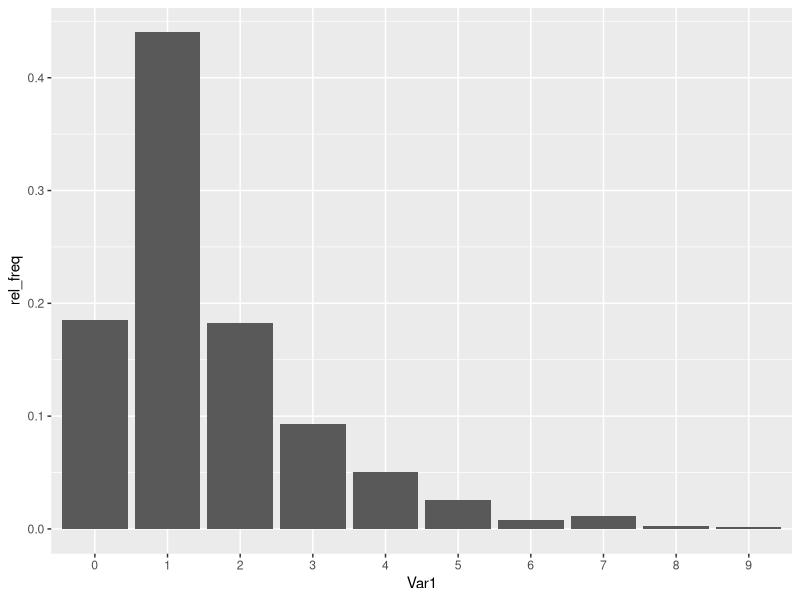
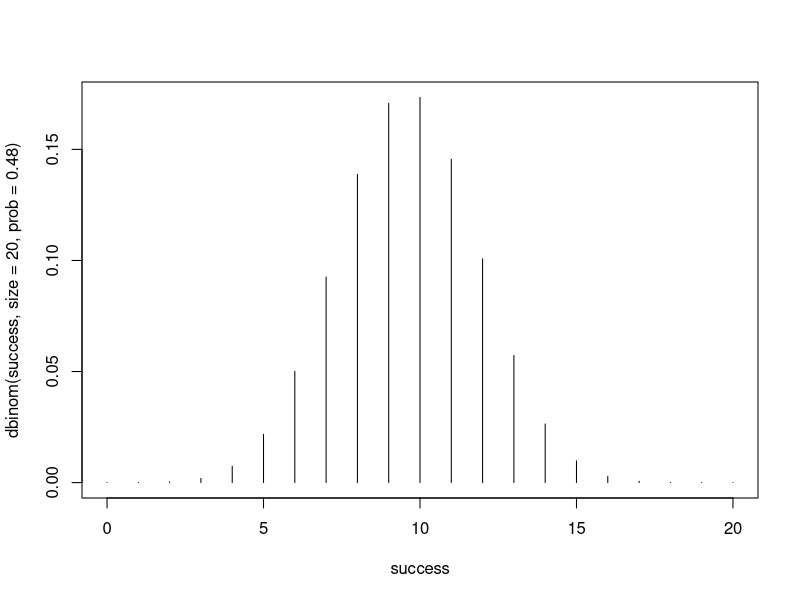
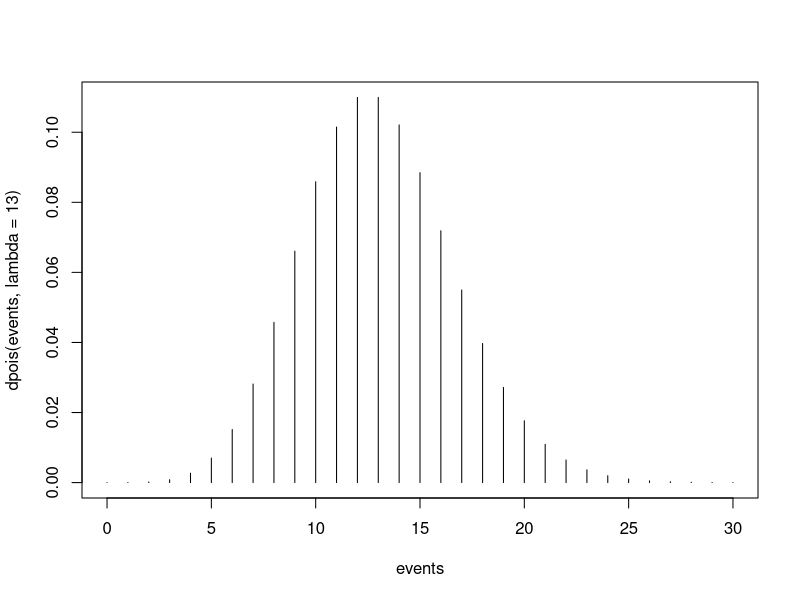
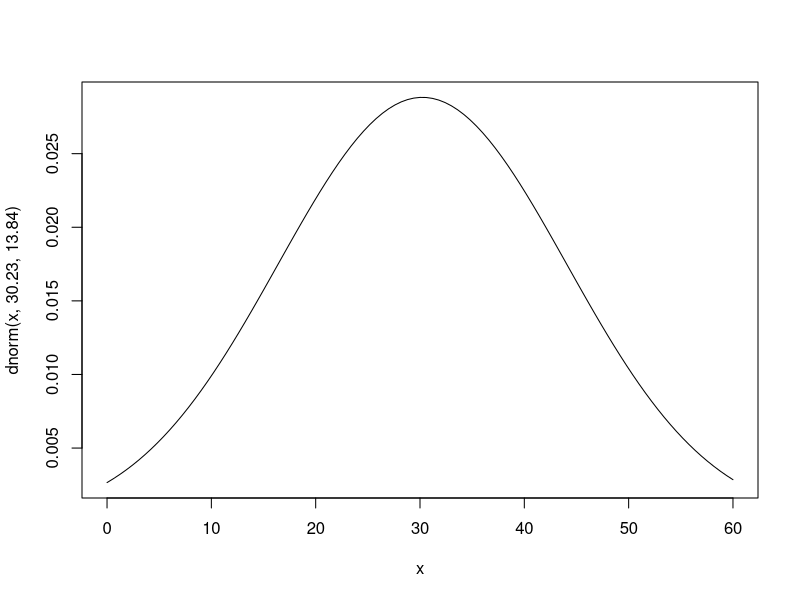

The R source for these figures, in order:
## ---- chunk 1
knitr::opts_chunk$set(echo = TRUE)
## ---- chunk 2
# load packages
library(tidyverse)
library(ggplot2)
library(stats)
## ---- chunk 3
# set working directory
setwd("/Volumes/GoogleDrive/My Drive/1_CSUS/2024-2025/Spring 2025/PUBH 207B/Website/PUBH-207B-S25")
## ---- chunk 4
# bring in dataset
data <- read.csv("substances.csv") %>% select(-X)
## ---- chunk 5
# construct frequency table and save it as a new dataframe
subs <- as.data.frame(table(data$substances))
## ---- chunk 6
# create a new variable for the relative frequency (i.e., the proportion of subjects with each number of substances used)
subs <- subs %>% mutate(rel_freq = Freq/(sum(Freq)))
print(subs) # print will make the table appear in your knitted file; otherwise it won't show up there
## ---- chunk 7
# create bar chart of relative frequencies (for each number of substances used)
ggplot(subs, aes(x=Var1, y=rel_freq)) + 
  geom_bar(stat = "identity")
## ---- chunk 8
# Note: sometimes weird things happen when we convert a factor variable to a numeric variable right away. In this case, we need to first convert the factor variable to a character variable, then convert it to numeric...
subs$Var1 <- as.character(subs$Var1) 
subs$Var1 <- as.numeric(subs$Var1)
## ---- chunk 9
# We can actually find this answer just by looking at our discrete probability distribution; however, if you want to use a code, the following will work:
sum(subs[which(subs$Var1 == 5), 3])
## ---- chunk 10
# sums the values in column 3 (rel_freq) on condition that Var1 is equal to 2, 1, or 0.
sum(subs[which(subs$Var1 < 3), 3])

# an alternative method using 'filter'
subs %>% filter(Var1 < 3) %>% dplyr::summarise(sum(rel_freq))

# and another method, using R as a simple calculator
0.185328185 + 0.440154440 + 0.182754183 # sum of relative frequencies for X < 3
## ---- chunk 11
subs %>% filter(Var1 > 6) %>% dplyr::summarise(sum(rel_freq))
## ---- chunk 12
subs %>% filter(Var1 >= 2 & Var1 <= 5) %>% dplyr::summarise(sum(rel_freq))
## ---- chunk 13
mean(rep(subs$Var1, subs$Freq)) # mean
var(rep(subs$Var1, subs$Freq)) # variance
sd(rep(subs$Var1, subs$Freq)) # standard deviation
## ---- chunk 14
# the function 'dbinom' is used to find the probability for a specific number of successes
# the syntax is dbinom(x, n, p) where x = number of successes, n = number of trials, and p = probability of success

dbinom(8, 20, 0.48)
## ---- chunk 15
# the function 'pbinom' is used to find the cumulative probability up to a specific number of successes
    # in other words, 'pbinom' gives us P(X <= x)
# the syntax is pbinom(x, n, p) where x = number of successes, n = number of trials, and p = probability of success

pbinom(7, 20, 0.48)
## ---- chunk 16
# since 'pbinom' will give us the probability that 7 or fewer have been diagnosed with hypertension, we must subtract this probability from 1 to get the probability that 8 or more will have hypertension.

1 - pbinom(7, 20, 0.48)
## ---- chunk 17
pbinom(12, 20, 0.48) - pbinom(7, 20, 0.48)
## ---- chunk 18
# one way to do this is to calculate the mean and variance using R as a simple calculator
# remember that the mean of a binomial distribution is equal to n(p) and variance is n(p)(1-p)

20*0.48 # mean
20*0.48*(1-0.48) # variance
## ---- chunk 19
success <- 0:20
plot(success, dbinom(success, size=20, prob=0.48), type = 'h')
## ---- chunk 20
# note: the function 'dpois' gives the probability that exactly 'x' number of events occur within the time period.
# the syntax for 'dpois' is ppois(x, lambda), where 'x' is the number of events of interest, and lambda is the mean.

dpois(10, 13)
## ---- chunk 21
# note: the function 'ppois' gives the cumulative probability that 'x' or fewer events occur within the time period.
# the syntax for 'ppois' is ppois(x, lambda), where 'x' is the number of events of interest, and lambda is the mean.

ppois(12, 13)
## ---- chunk 22
1 - ppois(7, 13)
## ---- chunk 23
ppois(15, 13) - ppois(8, 13)
## ---- chunk 24
events <- 0:30
plot(events, dpois(events, lambda = 13), type = 'h')
## ---- chunk 25
# note: the 'pnorm' function gives the cumulative probability that a random variable X takes a value less than or equal to x. The syntax for 'pnorm' is pnorm(x, mean, sd).

pnorm(15, 30.23, 13.84)
## ---- chunk 26
1 - pnorm(40, 30.23, 13.84)
## ---- chunk 27
pnorm(40, 30.23, 13.84) - pnorm(15, 30.23, 13.84)
## ---- chunk 28
curve(dnorm(x, 30.23, 13.84), from=0, to=60)
